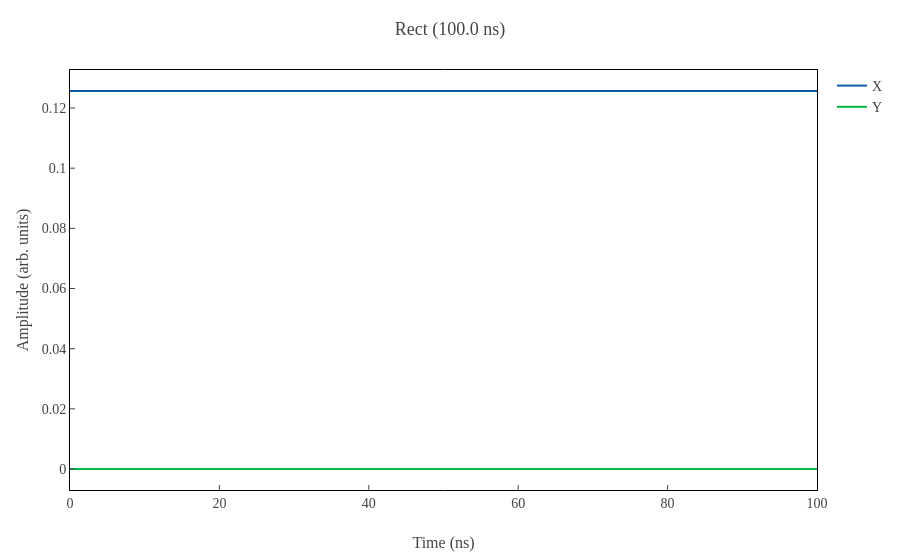

The notebook cell this image was saved under:
### Markdown cell above
`qubex.pulse.Rect` で振幅 $A=\frac{4\pi}{100}$ で時間 100 ns の長方形パルスを作成します。
ラビ周波数は $A/2\pi=0.02 \text{GHz}$ となります。
この振幅で 100 ns 駆動すると、ブロッホ球をおよそ 2 回転します。

### Code cell
# Define the drive pulse

# Rectangular pulse with amplitude 4π/100 and duration 100 ns
# Rabi frequency will be 2/100 = 0.02 GHz = 20 MHz
duration = 100
drive = qx.pulse.Rect(
    duration=duration,
    amplitude=2 * (2 * np.pi) / duration,
)

# Plot the drive pulse
drive.plot()
